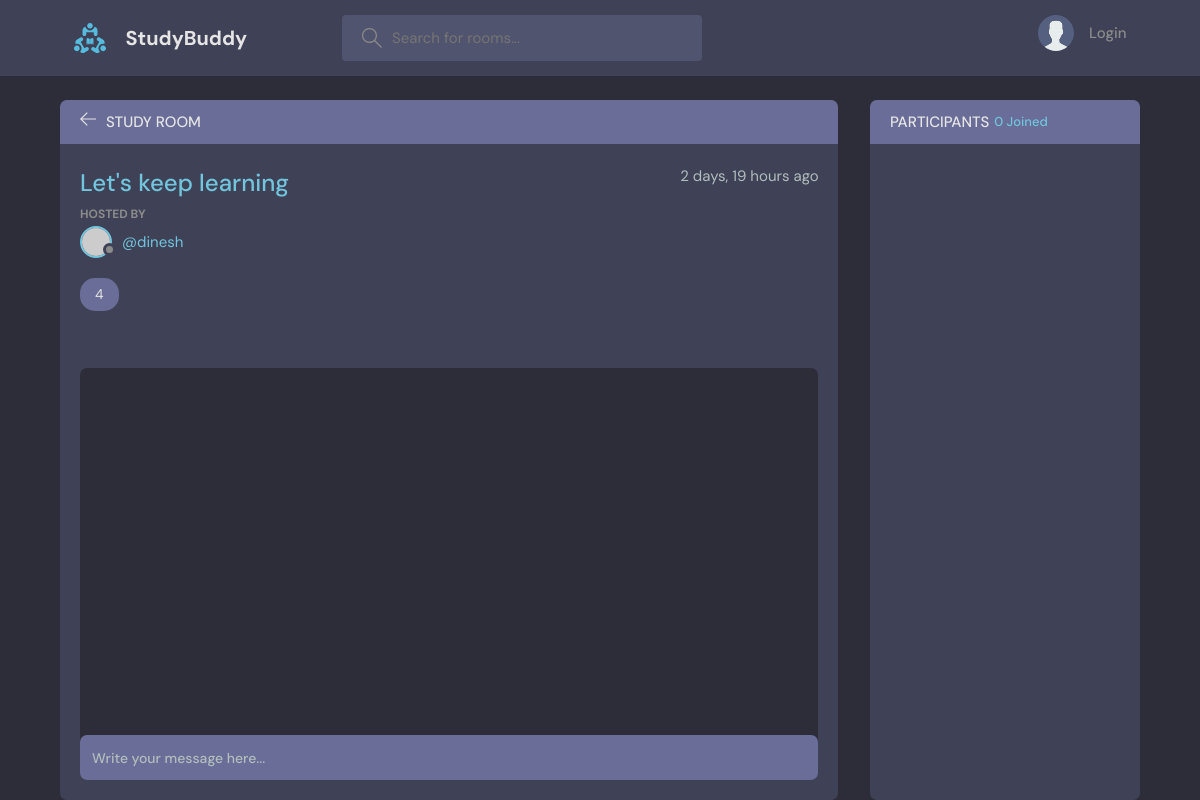
/room/24/, run on an earlier commit of the app's database.
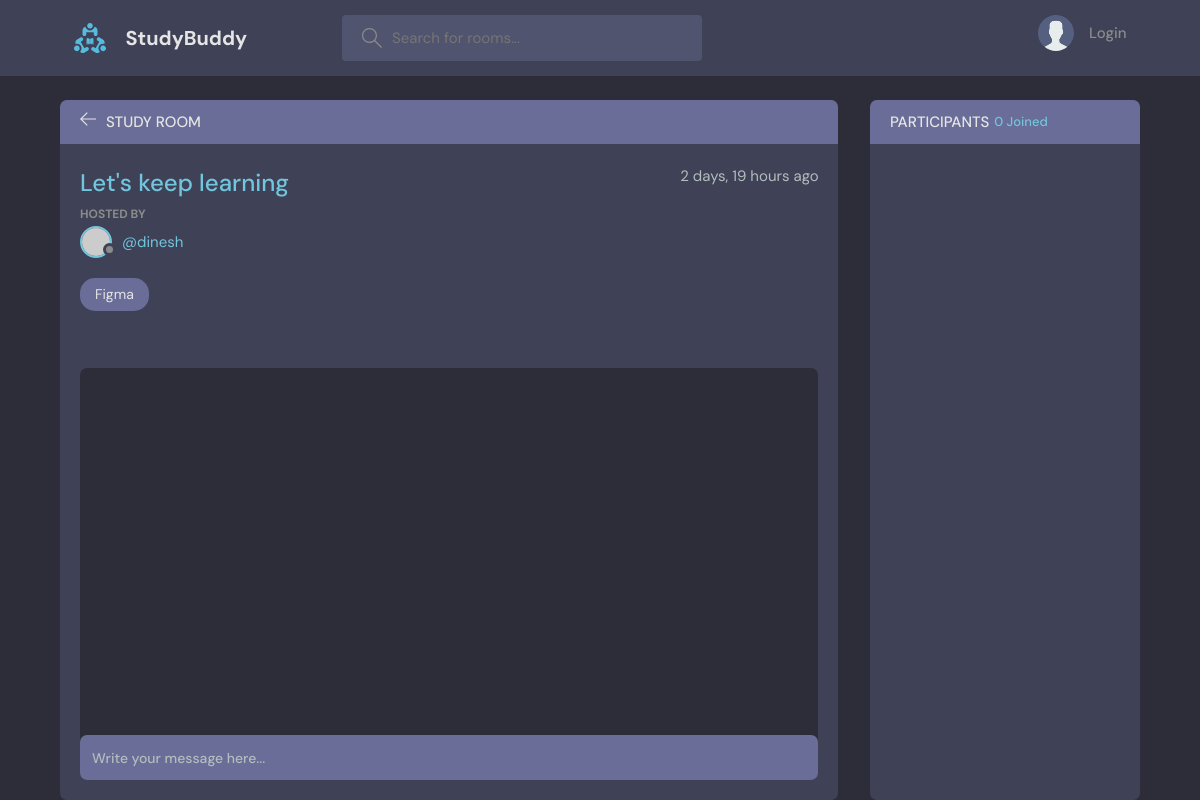
And on a later commit of the database.
### base/models.py (models this page shows, shortened)
class Room(models.Model):
    host = models.ForeignKey(User, on_delete=models.SET_NULL, null=True)
    topic = models.ForeignKey(Topic, on_delete=models.SET_NULL, null=True)
    name = models.CharField(max_length=200)
    description = models.TextField(null=True, blank=True)
    participants = models.ManyToManyField(User, related_name='participants', blank=True)
    updated = models.DateTimeField(auto_now=True)
    created = models.DateTimeField(auto_now_add=True)
    class Meta:
        ordering = ['-updated','-created']

class Topic(models.Model):
    name = models.CharField(max_length=200)

### base/views.py (the view, shortened to what this page needs)
# urls.py: path('room/<str:pk>/', views.room, name="room"),
def room(request, pk):
    room = Room.objects.get(id=pk)
    room_messages = room.message_set.all().order_by('-created')
    participants = room.participants.all()
    context = {'room': room, 'room_messages': room_messages, 'participants':participants}
    return render(request, 'base/room.html', context)

### base/templates/base/room.html (shortened to what this page needs)
{% extends 'main.html' %}
{% block content %}
  <body>
    <main class="profile-page layout layout--2">
      <div class="container">
        <div class="room">
          <div class="room__top">
            <div class="room__topLeft">
              <a href="index.{% url 'home' %}">
                <svg version="1.1" xmlns="http://www.w3.org/2000/svg" width="32" height="32" viewBox="0 0 32 32">
                  <title>arrow-left</title>
                  <path
                    d="M13.723 2.286l-13.723 13.714 13.719 13.714 1.616-1.611-10.96-10.96h27.625v-2.286h-27.625l10.965-10.965-1.616-1.607z"
                  ></path>
                </svg>
              </a>
              <h3>Study Room</h3>
            </div>
          </div>
          <div class="room__box scroll">
            <div class="room__header scroll">
              <div class="room__info">
                <h3> {{room.name}} </h3>
                <span> {{room.created|timesince}} ago</span>
              </div>
              <div class="room__hosted">
                <p>Hosted By</p>
                <a href="{% url 'user-profile' room.host.id %}" class="room__author">
                  <div class="avatar avatar--small">
                    <img src="https://randomuser.me/api/portraits/men/37.jpg" />
                  </div>
                  <span>@{{room.host.username}}</span>
                </a>
              </div>
              <span class="room__topics">{{room.topic.name}}</span>
            </div>
            <div class="room__conversation">
              <div class="threads scroll">
              </div>
            </div>
          </div>
          <div class="room__message">
            <form action="" method="POST">
              <input name="body" placeholder="Write your message here..." />
            </form>
          </div>
        </div>
        <div class="participants">
          <h3 class="participants__top">Participants <span>{{participants.count}} Joined</span></h3>
          <div class="participants__list scroll">
          </div>
        </div>
      </div>
    </main>
{% endblock %}

What changed in the data, as far as the page shows it:
changed Room "Let's keep learning": topic.name "4" → "Figma"
